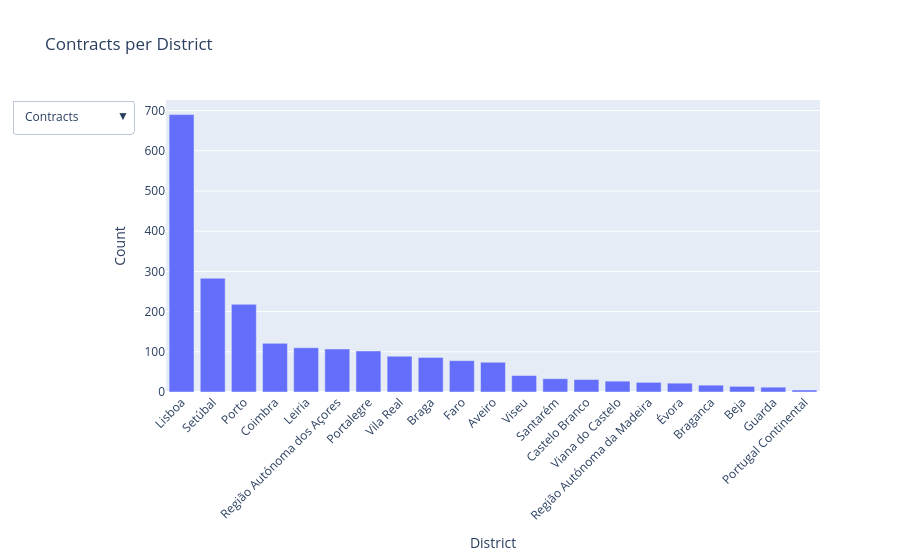

Write notebook code for a chart like this one.
### Code cell
fig = go.Figure()

# --- traces ---
part01 = subset_plot.sort_values("n_contracts", ascending=False)
fig.add_trace(go.Bar(
    x=part01["district"],
    y=part01["n_contracts"],
    name="Contracts",
    visible=True  # default visible
))

part02 = subset_plot.sort_values("n_adjudicantes", ascending=False)
fig.add_trace(go.Bar(
    x=part02["district"],
    y=part02["n_adjudicantes"],
    name="Adjudicantes",
    visible=False
))

part03 = subset_plot.sort_values("n_adjudicatarios", ascending=False)
fig.add_trace(go.Bar(
    x=part03["district"],
    y=part03["n_adjudicatarios"],
    name="Adjudicatarios",
    visible=False
))

# --- dropdown ---
fig.update_layout(
    updatemenus=[
        dict(
            buttons=[
                dict(
                    label="Contracts",
                    method="update",
                    args=[{"visible": [True, False, False]},
                          {"title": "Number of Contracts"}]
                ),
                dict(
                    label="Adjudicantes",
                    method="update",
                    args=[{"visible": [False, True, False]},
                          {"title": "Number of Adjudicantes"}]
                ),
                dict(
                    label="Adjudicatarios",
                    method="update",
                    args=[{"visible": [False, False, True]},
                          {"title": "Number of Adjudicatarios"}]
                ),
            ],
            direction="down",
            showactive=True
        )
    ]
)

fig.update_layout(
    title="Contracts per District",
    xaxis_title="District",
    yaxis_title="Count",
    xaxis_tickangle=-45
)

fig.show()

### Figure 1 — Plotly figure (JSON) as saved in the notebook; plotly's stock layout.template omitted (floating-point values rounded to 4 significant figures)
{"data": [{"name": "Contracts", "type": "bar", "visible": true, "x": ["Lisboa", "Setúbal", "Porto", "Coimbra", "Leiria", "Região Autónoma dos Açores", "Portalegre", "Vila Real", "Braga", "Faro", "Aveiro", "Viseu", "Santarém", "Castelo Branco", "Viana do Castelo", "Região Autónoma da Madeira", "Évora", "Braganca", "Beja", "Guarda", "Portugal Continental"], "y": [690, 283, 218, 121, 110, 107, 102, 89, 86, 78, 74, 41, 33, 31, 27, 24, 22, 17, 14, 12, 5]}, {"name": "Adjudicantes", "type": "bar", "visible": false, "x": ["Lisboa", "Porto", "Região Autónoma dos Açores", "Setúbal", "Aveiro", "Faro", "Coimbra", "Braga", "Santarém", "Região Autónoma da Madeira", "Leiria", "Castelo Branco", "Viseu", "Vila Real", "Portalegre", "Viana do Castelo", "Braganca", "Guarda", "Beja", "Évora", "Portugal Continental"], "y": [99, 50, 33, 27, 24, 22, 21, 20, 17, 17, 16, 12, 12, 11, 9, 9, 8, 8, 7, 7, 4]}, {"name": "Adjudicatarios", "type": "bar", "visible": false, "x": ["Lisboa", "Setúbal", "Porto", "Coimbra", "Leiria", "Braga", "Portalegre", "Faro", "Aveiro", "Região Autónoma dos Açores", "Vila Real", "Viseu", "Santarém", "Castelo Branco", "Viana do Castelo", "Évora", "Braganca", "Região Autónoma da Madeira", "Beja", "Guarda", "Portugal Continental"], "y": [391, 195, 157, 92, 85, 73, 71, 66, 64, 64, 48, 34, 32, 28, 25, 19, 13, 13, 12, 11, 4]}], "layout": {"title": {"text": "Contracts per District"}, "updatemenus": [{"buttons": [{"args": [{"visible": [true, false, false]}, {"title": "Number of Contracts"}], "label": "Contracts", "method": "update"}, {"args": [{"visible": [false, true, false]}, {"title": "Number of Adjudicantes"}], "label": "Adjudicantes", "method": "update"}, {"args": [{"visible": [false, false, true]}, {"title": "Number of Adjudicatarios"}], "label": "Adjudicatarios", "method": "update"}], "direction": "down", "showactive": true}], "xaxis": {"tickangle": -45, "title": {"text": "District"}}, "yaxis": {"title": {"text": "Count"}}}}
